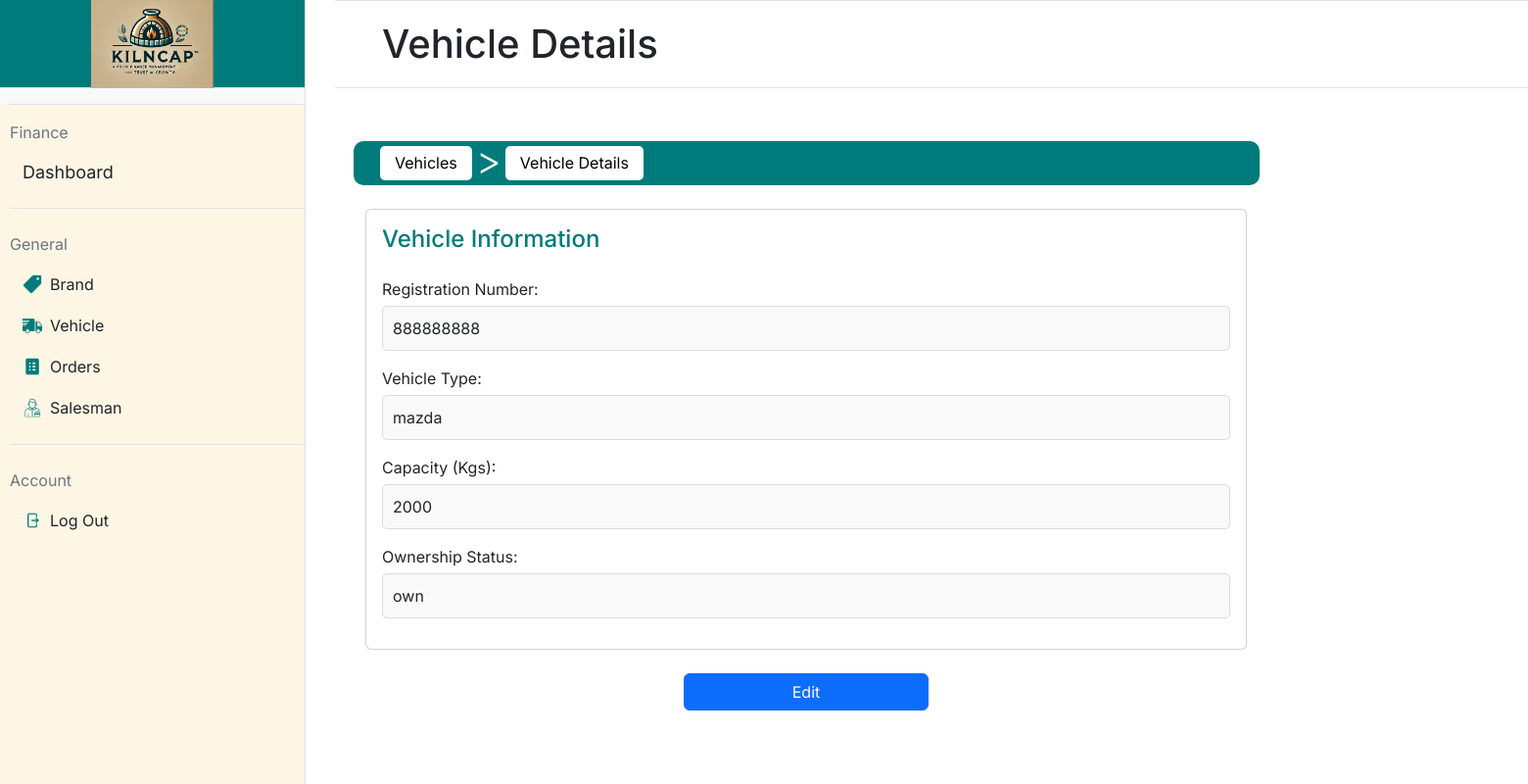
Page /vehicle/2 (signed in) on the committed database.
### models/vehicle.py (models this page shows, shortened)
class Vehicle(db.Model):
    __tablename__ = 'vehicles'
    id = db.Column(db.Integer, primary_key=True)
    registration_no = db.Column(db.String(20), unique=True, nullable=False)  # Vehicle registration number
    vehicle_type = db.Column(db.String(50), nullable=False)  # Type of vehicle
    capacity = db.Column(db.Integer, nullable=False)  # Capacity in kilograms
    ownership_status = db.Column(db.String(10), nullable=False)  # Ownership status (own/private)

### app.py (the view)
@app.route('/vehicle/<int:vehicle_id>', methods=['GET'])
@login_required
def vehicle_details(vehicle_id):
    vehicle = Vehicle.query.get_or_404(vehicle_id)  # Fetch the vehicle by ID or return 404 if not found
    return render_template('vehicle_details.html', vehicle=vehicle)

### app.py (called while the page is built)
@login_manager.user_loader
def load_user(user_id):
    return User.query.get(int(user_id))

### models/user.py (called while the page is built)
    @property
    def is_active(self):
        return True

### templates/vehicle_details.html (shortened to what this page needs)
 {% extends "base.html" %}
{% block mainheading %}
Vehicle Details
{% endblock %}
{% block maincontent %}
<nav class="navbar navbar-expand-lg"
    style="background-color: #007b7b; border-radius: 10px; padding: 5px 15px; height: 45px; width: 925px;">
    <div class="container-fluid d-flex align-items-center">
        <div class="collapse navbar-collapse" id="navbarNav">
            <ul class="navbar-nav d-flex align-items-center">
                <li class="nav-item">
                    <a class="nav-link text-black"
                        href="{{ url_for('vehicle') }}"
                        style="background-color: white; color: black; border-radius: 5px; padding: 5px 15px; height: 35px; line-height: 25px; transition: all 0.3s ease; text-decoration: none;"
                        onmouseover="this.style.backgroundColor='#f0f0f0'; this.style.color='white';"
                        onmouseout="this.style.backgroundColor='white'; this.style.color='black';">Vehicles</a>
                </li>
                <li class="mx-1"
                    style="color: white;padding-bottom: 5px; font-size: 40px; font-weight:300">&gt;</li>
                <li class="nav-item">
                    <a class="nav-link text-black" href="#"
                        style="background-color: white; color: black; border-radius: 5px; padding: 5px 15px; height: 35px; line-height: 25px; text-decoration: none;">Vehicle
                        Details</a>
                </li>
            </ul>
        </div>
    </div>
</nav>
<div class="container mt-4">
    <div class="card" style="width: 900px; height: 450px;">
        <div class="card-body">
            <h4 class="card-title mb-4" style="color: #007b7b;">Vehicle
                Information</h4>
            <div class="mb-3">
                <label class="form-label"
                    style="margin-bottom: 5px;">Registration Number:</label>
                <div
                    style="background-color: #f9f9f9; padding: 10px; border-radius: 5px; border: 1px solid #dcdcdc;">
                    {{ vehicle.registration_no }}
                </div>
            </div>
            <div class="mb-3">
                <label class="form-label" style="margin-bottom: 5px;">Vehicle
                    Type:</label>
                <div
                    style="background-color: #f9f9f9; padding: 10px; border-radius: 5px; border: 1px solid #dcdcdc;">
                    {{ vehicle.vehicle_type }}
                </div>
            </div>
            <div class="mb-3">
                <label class="form-label" style="margin-bottom: 5px;">Capacity
                    (Kgs):</label>
                <div
                    style="background-color: #f9f9f9; padding: 10px; border-radius: 5px; border: 1px solid #dcdcdc;">
                    {{ vehicle.capacity }}
                </div>
            </div>
            <div class="mb-3">
                <label class="form-label" style="margin-bottom: 5px;">Ownership
                    Status:</label>
                <div
                    style="background-color: #f9f9f9; padding: 10px; border-radius: 5px; border: 1px solid #dcdcdc;">
                    {{ vehicle.ownership_status }}
                </div>
            </div>
        </div>
        <div class="text-center mt-4">
            <a href="{{ url_for('edit_vehicle', vehicle_id=vehicle.id) }}"
                class="btn btn-primary" style="width: 250px;">Edit</a>
        </div>
    </div>
</div>
{% endblock %}

### static/styles.css (style rules this page uses)
body { font-family: "Inter"; margin: 0; height: 100vh; display: flex; }
.container { display: flex; width: 100%; height: 50vh; }

### rows in the picture
Vehicle: registration_no "888888888", vehicle_type "mazda", capacity "2000", ownership_status "own"
